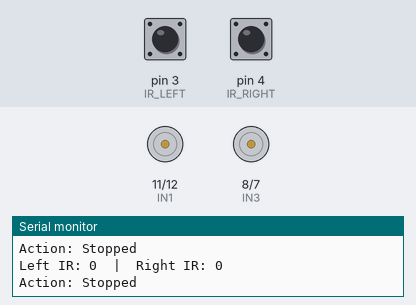
Recording of a sketch running on a simulated Arduino Uno, built with avr-gcc and run on an emulated ATmega328P. Parts: motor-driver pin pairs drawn as motors (green arrow = first pin HIGH = forward, orange = second pin HIGH = backward, longer = more drive, scaled by the enable pin), the last lines printed to the serial monitor. Inputs (shaded band) come from the test bench; at power-on: pin 3 (IR_LEFT) LOW, pin 4 (IR_RIGHT) LOW.

Above: at 1.2 s.
1.3 s: pin 3 (IR_LEFT) driven HIGH
At 1.7 s:
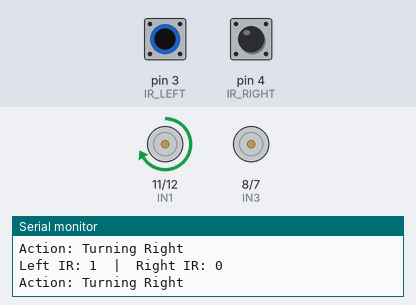
2.8 s: pin 4 (IR_RIGHT) driven HIGH
At 3.5 s:
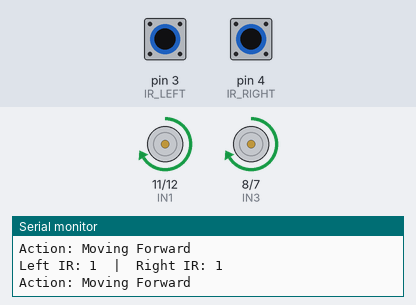
4.3 s: pin 3 (IR_LEFT) driven LOW
At 5.1 s:
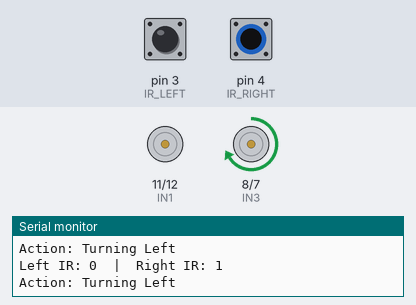
5.8 s: pin 4 (IR_RIGHT) driven LOW
At 6.4 s:
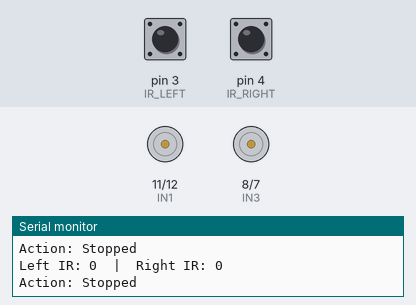
8.8 s: pin 3 (IR_LEFT) pulsed HIGH 2 times (0.12 s each, 0.3 s apart)
At 9.05 s:
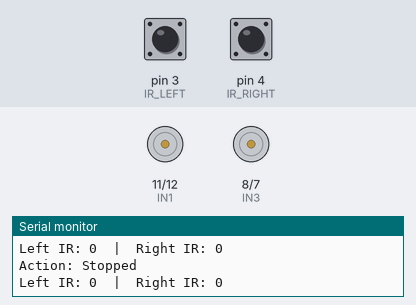
12.4 s: pin 4 (IR_RIGHT) pulsed HIGH 5 times (0.12 s each, 0.3 s apart)
At 12.98 s:
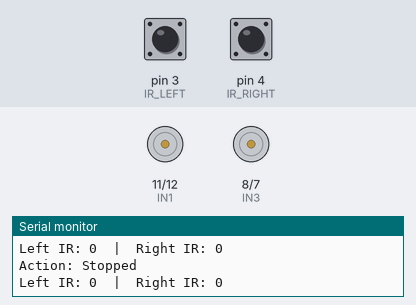
Timing chart, 0 to 15.4 s (numbered marks = the images above; inputs shaded):
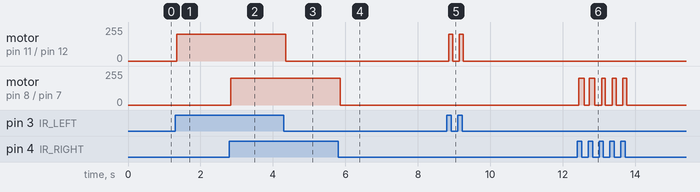

The sketch:

line_follower.ino
```cpp
// --- Motor Driver Pins ---
#define ENA 10   // Enable Motor 1 (Left)
#define IN1 11   // Motor 1 Control Pin 1
#define IN2 12   // Motor 1 Control Pin 2

#define ENB 9    // Enable Motor 2 (Right)
#define IN3 8    // Motor 2 Control Pin 1
#define IN4 7    // Motor 2 Control Pin 2

// --- IR Sensor Pins ---
#define IR_LEFT  3   // Left IR Sensor
#define IR_RIGHT 4   // Right IR Sensor

// --- Speed Settings ---
#define FULL_SPEED  200  // Forward speed (0-255)
#define TURN_SPEED  150  // Turning speed (0-255)

void setup() {
  Serial.begin(9600);

  // Motor pins as output
  pinMode(ENA, OUTPUT);
  pinMode(IN1, OUTPUT);
  pinMode(IN2, OUTPUT);
  pinMode(ENB, OUTPUT);
  pinMode(IN3, OUTPUT);
  pinMode(IN4, OUTPUT);

  // IR sensor pins as input
  pinMode(IR_LEFT, INPUT);
  pinMode(IR_RIGHT, INPUT);

  Serial.println("Line Follower Robot Started.");
}

void loop() {
  int leftSensor  = digitalRead(IR_LEFT);
  int rightSensor = digitalRead(IR_RIGHT);

  Serial.print("Left IR: ");
  Serial.print(leftSensor);
  Serial.print("  |  Right IR: ");
  Serial.println(rightSensor);

  /*
   * IR Sensor Logic:
   * 0 = Black line detected
   * 1 = White surface detected
   */

  if (leftSensor == 1 && rightSensor == 1) {
    // Both on white — move forward
    moveForward();
  }
  else if (leftSensor == 0 && rightSensor == 1) {
    // Left on black — turn left
    turnLeft();
  }
  else if (leftSensor == 1 && rightSensor == 0) {
    // Right on black — turn right
    turnRight();
  }
  else if (leftSensor == 0 && rightSensor == 0) {
    // Both on black — stop
    stopMotors();
  }
}

// --- Motor Control Functions ---

void moveForward() {
  analogWrite(ENA, FULL_SPEED);
  analogWrite(ENB, FULL_SPEED);
  digitalWrite(IN1, HIGH);
  digitalWrite(IN2, LOW);
  digitalWrite(IN3, HIGH);
  digitalWrite(IN4, LOW);
  Serial.println("Action: Moving Forward");
}

void turnLeft() {
  analogWrite(ENA, TURN_SPEED);
  analogWrite(ENB, FULL_SPEED);
  digitalWrite(IN1, LOW);
  digitalWrite(IN2, LOW);
  digitalWrite(IN3, HIGH);
  digitalWrite(IN4, LOW);
  Serial.println("Action: Turning Left");
}

void turnRight() {
  analogWrite(ENA, FULL_SPEED);
  analogWrite(ENB, TURN_SPEED);
  digitalWrite(IN1, HIGH);
  digitalWrite(IN2, LOW);
  digitalWrite(IN3, LOW);
  digitalWrite(IN4, LOW);
  Serial.println("Action: Turning Right");
}

void stopMotors() {
  analogWrite(ENA, 0);
  analogWrite(ENB, 0);
  digitalWrite(IN1, LOW);
  digitalWrite(IN2, LOW);
  digitalWrite(IN3, LOW);
  digitalWrite(IN4, LOW);
  Serial.println("Action: Stopped");
}
```

Measured:
- after the input at 1.3 s, motor on pin 11 (IN1) / pin 12 (IN2): stopped → forward 200/255 after 0.05 s
- after the input at 2.8 s, motor on pin 8 (IN3) / pin 7 (IN4): stopped → forward 200/255 at once
- after the input at 4.3 s, motor on pin 11 (IN1) / pin 12 (IN2): forward 200/255 → stopped after 0.05 s
- after the input at 5.8 s, motor on pin 8 (IN3) / pin 7 (IN4): forward 200/255 → stopped after 0.06 s
- after the input at 8.8 s, motor on pin 11 (IN1) / pin 12 (IN2): alternates forward 200/255 for 0.11 s and stopped for 0.19 s, 4 changes in all, then stays stopped, starting after 0.05 s
- after the input at 12.4 s, motor on pin 8 (IN3) / pin 7 (IN4): alternates forward 200/255 for 0.10 s and stopped for 0.19 s, 10 changes in all, then stays stopped, starting at once
